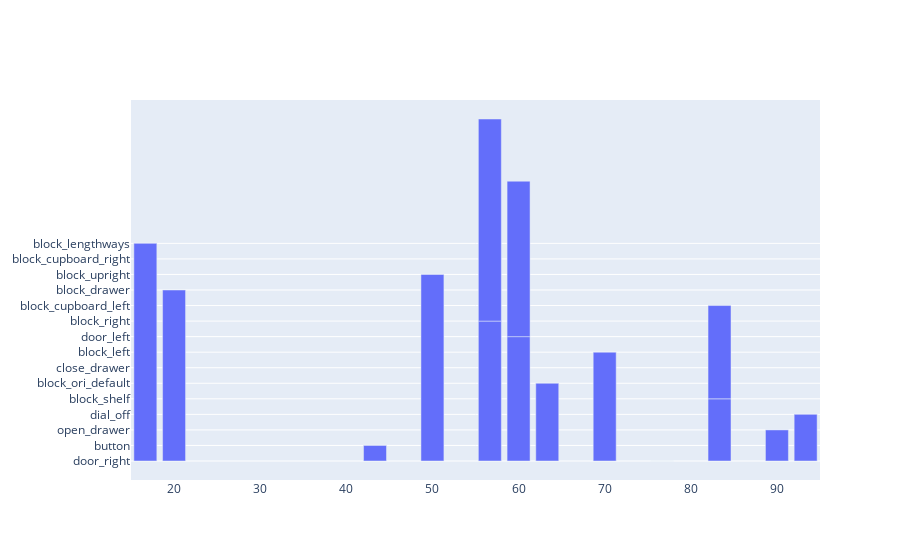

Notebook code cell kept with this figure:
### Code cell
import plotly.graph_objects as go


fig = go.Figure(data=[
    go.Bar(name='SF Zoo', x=df['RGCSB0_0003'], y=x),
])
# Change the bar mode
fig.update_layout(barmode='group')
fig.show()

### Figure 1 — Plotly figure (JSON) as saved in the notebook; plotly's stock layout.template omitted (floating-point values rounded to 4 significant figures)
{"data": [{"name": "SF Zoo", "type": "bar", "x": [76.67, 43.33, 90, 93.33, 83.33, 63.33, 83.33, 70, 60, 56.67, 60, 20, 50, 56.67, 16.67], "y": ["door_right", "button", "open_drawer", "dial_off", "block_shelf", "block_ori_default", "close_drawer", "block_left", "door_left", "block_right", "block_cupboard_left", "block_drawer", "block_upright", "block_cupboard_right", "block_lengthways"]}], "layout": {"barmode": "group"}}
